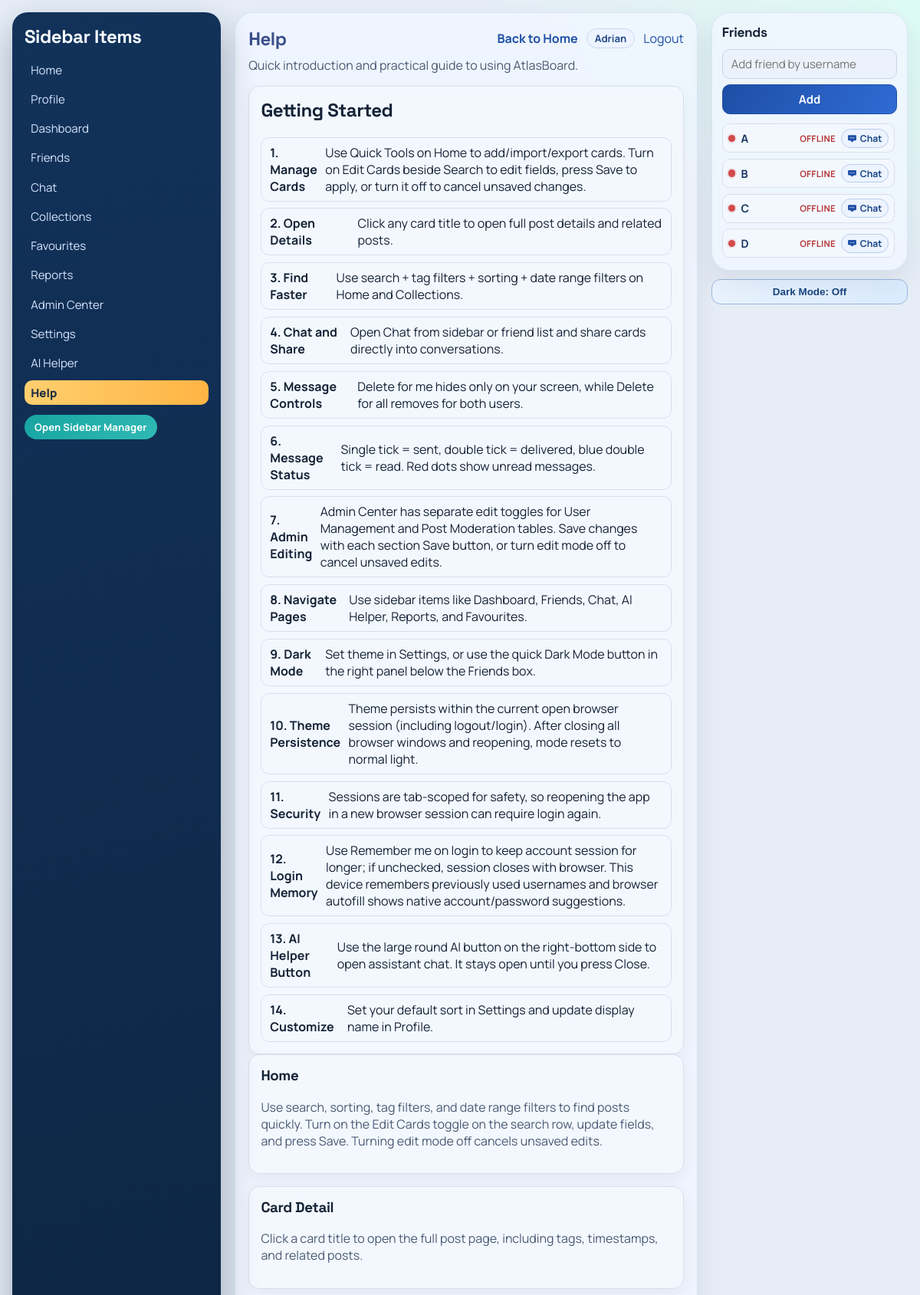
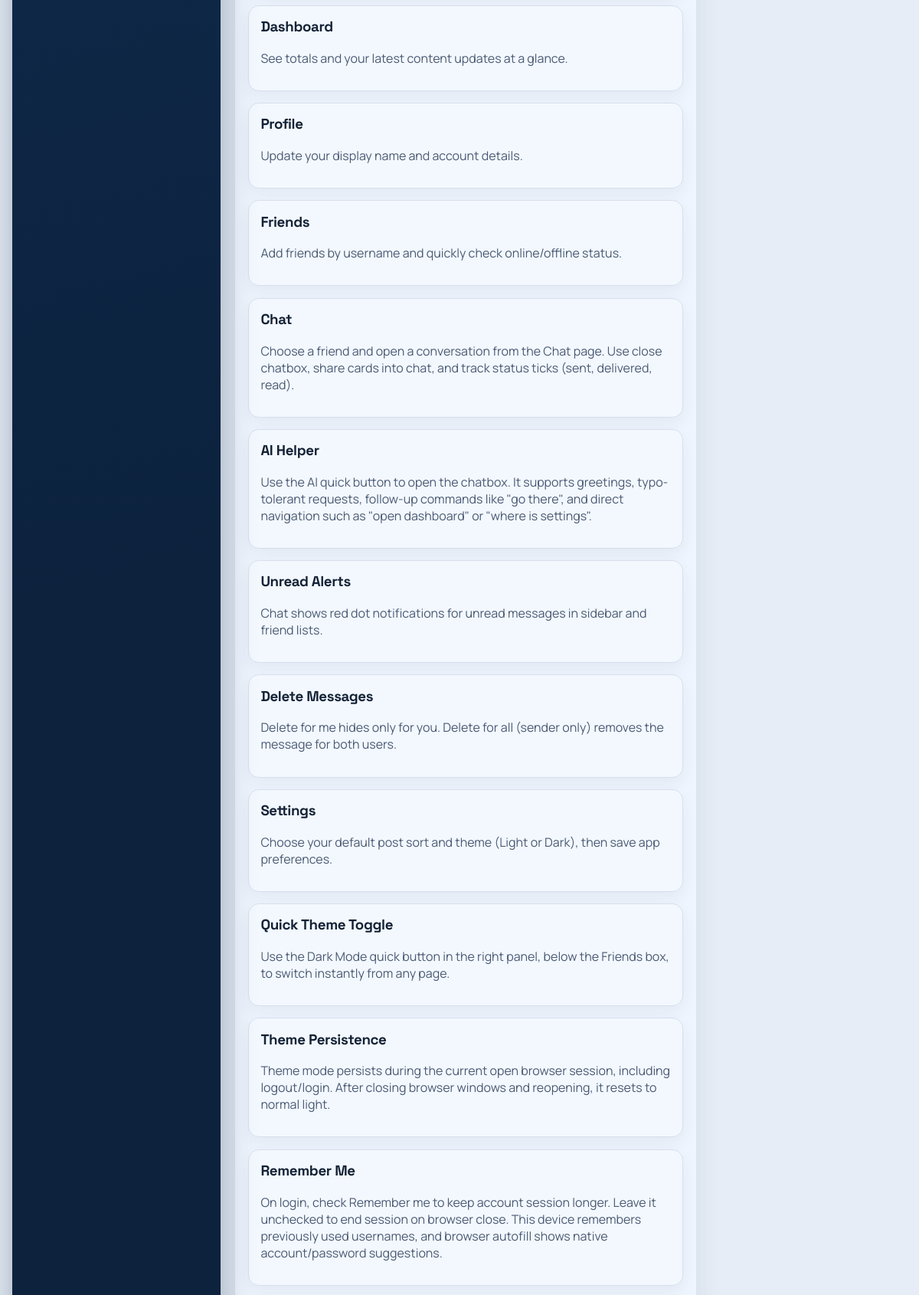
The app's page /help/ (signed in, upper part) with its own data (2 pictures, top to bottom).
### myapp/models.py (models this page shows, shortened)
class SidebarItem(models.Model):
    name = models.CharField(max_length=50)

### myapp/views.py (the view)
# urls.py: path('help/', views.help_page, name='help_page'),
@login_required
def help_page(request):
    context = {
        'sidebar_items': _sidebar_items_for_user(request.user),
        'page_title': 'Help',
        'page_description': 'Quick introduction and practical guide to using AtlasBoard.',
        'current_section': 'help',
        'help_sections': [
            (
                'Home',
                'Use search, sorting, tag filters, and date range filters to find posts quickly. Turn on the Edit Cards toggle on the search row, update fields, and press Save. Turning edit mode off cancels unsaved edits.',
            ),
            (
                'Card Detail',
                'Click a card title to open the full post page, including tags, timestamps, and related posts.',
            ),
            (
                'Dashboard',
                'See totals and your latest content updates at a glance.',
            ),
            (
                'Profile',
                'Update your display name and account details.',
            ),
            (
                'Friends',
                'Add friends by username and quickly check online/offline status.',
            ),
            (
                'Chat',
                'Choose a friend and open a conversation from the Chat page. Use close chatbox, share cards into chat, and track status ticks (sent, delivered, read).',
            ),
            (
                'AI Helper',
                'Use the AI quick button to open the chatbox. It supports greetings, typo-tolerant requests, follow-up commands like "go there", and direct navigation such as "open dashboard" or "where is settings".',
            ),
            (
                'Unread Alerts',
                'Chat shows red dot notifications for unread messages in sidebar and friend lists.',
            ),
            (
                'Delete Messages',
                'Delete for me hides only for you. Delete for all (sender only) removes the message for both users.',
            ),
            (
                'Settings',
                'Choose your default post sort and theme (Light or Dark), then save app preferences.',
            ),
            (
                'Quick Theme Toggle',
                'Use the Dark Mode quick button in the right panel, below the Friends box, to switch instantly from any page.',
            ),
            (
                'Theme Persistence',
                'Theme mode persists during the current open browser session, including logout/login. After closing browser windows and reopening, it resets to normal light.',
            ),
            (
                'Remember Me',
                'On login, check Remember me to keep account session longer. Leave it unchecked to end session on browser close. This device remembers previously used usernames, and browser autofill shows native account/password suggestions.',
            ),
            (
                'Session Security',
                'For safety, login is tab-scoped. Opening a new browser session can require signing in again.',
            ),
            (
                'Reports',
                'View post totals grouped by category for quick insights.',
            ),
            (
                'Collections',
                'Browse and search all posts in a focused list page.',
            ),
            (
                'Favourites',
                'Shows posts tagged or categorized as Favourites.',
            ),
            (
                'Admin Center',
                'For admins: manage users and moderate posts using separate table edit toggles, explicit Save buttons, Undo controls, and author/search filters.',
            ),
        ],
    }
    return render(request, 'myapp/help.html', context)

### myapp/context_processors.py (called while the page is built)
def tab_session_seed(request):
    if not getattr(request, 'user', None) or not request.user.is_authenticated:
        return {'session_seed': False}
    return {'session_seed': bool(request.session.pop('tab_session_seed', False))}

def ui_theme_mode(request):
    theme_mode = request.COOKIES.get('ui_theme_mode') or request.session.get('settings_theme_mode') or 'light'
    if theme_mode not in {'light', 'dark'}:
        theme_mode = 'light'
    return {'ui_theme_mode': theme_mode}

### myapp/templatetags/url_helpers.py (called while the page is built)
@register.simple_tag
def sidebar_item_url(item):
    name = str(getattr(item, 'name', item)).strip().lower()
    mapping = {
        'home': 'index',
        'help': 'help_page',
        'admin center': 'admin_center_page',
        'dashboard': 'dashboard_page',
        'profile': 'profile_page',
        'friends': 'friends_page',
        'chat': 'chat_hub_page',
        'ai helper': 'ai_helper_page',
        'settings': 'settings_page',
        'reports': 'reports_page',
        'collections': 'collections_page',
        'favourites': 'favorites_page',
        'favorites': 'favorites_page',
    }
    route_name = mapping.get(name)
    if route_name:
        return reverse(route_name)
    item_id = getattr(item, 'id', None)
    if item_id:
        return reverse('sidebar_item_detail', args=[item_id])
    return reverse('index')

### myapp/views.py (called while the page is built)
def _is_admin(user):
    return user.is_staff or user.is_superuser

def _sidebar_items_for_user(user):
    SidebarItem.objects.filter(name__iexact='Favorites').update(name='Favourites')
    for name in DEFAULT_SIDEBAR_ITEMS:
        SidebarItem.objects.get_or_create(name=name)
    items = list(SidebarItem.objects.all())
    if not _is_admin(user):
        items = [item for item in items if item.name.strip().lower() != 'admin center']
    items.sort(key=lambda item: (SIDEBAR_ORDER.get(item.name.strip().lower(), 500), item.name.lower()))
    return items

### myapp/templates/myapp/help.html
{% extends 'myapp/base_sidebar_page.html' %}
{% block body_class %}page-help{% endblock %}
{% block page_content %}
<section class="tool-card">
    <h2>Getting Started</h2>
    <div class="info-grid">
        <div class="info-row"><strong>1. Manage Cards</strong><span>Use Quick Tools on Home to add/import/export cards. Turn on Edit Cards beside Search to edit fields, press Save to apply, or turn it off to cancel unsaved changes.</span></div>
        <div class="info-row"><strong>2. Open Details</strong><span>Click any card title to open full post details and related posts.</span></div>
        <div class="info-row"><strong>3. Find Faster</strong><span>Use search + tag filters + sorting + date range filters on Home and Collections.</span></div>
        <div class="info-row"><strong>4. Chat and Share</strong><span>Open Chat from sidebar or friend list and share cards directly into conversations.</span></div>
        <div class="info-row"><strong>5. Message Controls</strong><span>Delete for me hides only on your screen, while Delete for all removes for both users.</span></div>
        <div class="info-row"><strong>6. Message Status</strong><span>Single tick = sent, double tick = delivered, blue double tick = read. Red dots show unread messages.</span></div>
        <div class="info-row"><strong>7. Admin Editing</strong><span>Admin Center has separate edit toggles for User Management and Post Moderation tables. Save changes with each section Save button, or turn edit mode off to cancel unsaved edits.</span></div>
        <div class="info-row"><strong>8. Navigate Pages</strong><span>Use sidebar items like Dashboard, Friends, Chat, AI Helper, Reports, and Favourites.</span></div>
        <div class="info-row"><strong>9. Dark Mode</strong><span>Set theme in Settings, or use the quick Dark Mode button in the right panel below the Friends box.</span></div>
        <div class="info-row"><strong>10. Theme Persistence</strong><span>Theme persists within the current open browser session (including logout/login). After closing all browser windows and reopening, mode resets to normal light.</span></div>
        <div class="info-row"><strong>11. Security</strong><span>Sessions are tab-scoped for safety, so reopening the app in a new browser session can require login again.</span></div>
        <div class="info-row"><strong>12. Login Memory</strong><span>Use Remember me on login to keep account session for longer; if unchecked, session closes with browser. This device remembers previously used usernames and browser autofill shows native account/password suggestions.</span></div>
        <div class="info-row"><strong>13. AI Helper Button</strong><span>Use the large round AI button on the right-bottom side to open assistant chat. It stays open until you press Close.</span></div>
        <div class="info-row"><strong>14. Customize</strong><span>Set your default sort in Settings and update display name in Profile.</span></div>
    </div>
</section>
<section class="tools-grid" aria-label="Feature Guide">
    {% for title, text in help_sections %}
        <article class="tool-card">
            <h3>{{ title }}</h3>
            <p>{{ text }}</p>
        </article>
    {% endfor %}
</section>
{% endblock %}

### myapp/templates/myapp/base_sidebar_page.html (shortened to what this page needs)
{% load static %}
{% load url_helpers %}
<!DOCTYPE html>
<html lang="en">
<head>
    <link rel="stylesheet" href="{% static 'myapp/style.css' %}">
</head>
<body
    class="app-body theme-{{ ui_theme_mode|default:'light' }} {% block body_class %}page-generic{% endblock %}"
    data-is-admin="{% if request.user.is_staff %}1{% else %}0{% endif %}"
    data-current-user="{{ request.user.username }}"
    data-authenticated="1"
    data-session-seed="{% if session_seed %}1{% else %}0{% endif %}"
    data-force-logout-url="{% url 'logout_page' %}"
    data-theme-set-url="{% url 'set_theme_mode' %}"
>
    <div class="container">
        <aside class="sidebar" id="sidebar">
            <h2>Sidebar Items</h2>
            <ul>
                {% for item in sidebar_items %}
                    {% sidebar_item_url item as item_url %}
                    <li>
                        <a
                            class="sidebar-item-link {% if item.name|lower == current_section %}active{% endif %}"
                            href="{{ item_url }}"
                        >
                            {{ item.name }}
                        </a>
                    </li>
                {% empty %}
                    <li>No items yet.</li>
                {% endfor %}
            </ul>
            {% if request.user.is_staff %}
                <a class="sidebar-nav-btn" href="{% url 'sidebar_items_page' %}">Open Sidebar Manager</a>
            {% endif %}
        </aside>
        <main class="main surface-panel">
            <header class="page-header">
                <h1>{{ page_title }}</h1>
                <div class="header-links">
                    <a class="inline-link" href="{% url 'index' %}">Back to Home</a>
                    <span class="user-chip">{{ request.user.username }}</span>
                    <form method="post" action="{% url 'logout_page' %}" class="inline-form">
                        <button type="submit" class="link-button">Logout</button>
                    </form>
                </div>
            </header>
            <p class="page-subtitle">{{ page_description }}</p>
            {% block page_content %}{% endblock %}
        </main>
        <div class="right-rail">
            <aside class="friends-sidebar surface-panel" aria-label="Friends">
                <h2>Friends</h2>
                <form method="post" action="{% url 'add_friend' %}" class="stack-form friends-add-form">
                    <input type="text" name="username" placeholder="Add friend by username" required>
                    <button type="submit">Add</button>
                </form>
                <div class="friends-list">
                    {% for friend in friends_panel_items %}
                        <div class="friend-row">
                            <span class="friend-state {% if friend.is_online %}online{% else %}offline{% endif %}"></span>
                            <span class="friend-name">{{ friend.username }}</span>
                            <span class="friend-presence-text {% if friend.is_online %}online{% else %}offline{% endif %}">
                                {% if friend.is_online %}Online{% else %}Offline{% endif %}
                            </span>
                            <a class="friend-chat-btn" href="{% url 'chat_page' friend.id %}">
                                <img src="{% static 'myapp/chat-icon.svg' %}" alt="" aria-hidden="true">
                                <span>Chat</span>
                            </a>
                        </div>
                    {% empty %}
                        <p class="friend-empty">No friends added yet.</p>
                    {% endfor %}
                </div>
            </aside>
            <div class="theme-rail-tool">
                <button type="button" class="theme-quick-btn" data-theme-quick-toggle>Dark Mode: Off</button>
            </div>
        </div>
    </div>
</body>
</html>

### records on screen
SidebarItem: name "Home"
SidebarItem: name "Profile"
SidebarItem: name "Dashboard"
SidebarItem: name "Friends"
SidebarItem: name "Chat"
SidebarItem: name "Collections"
SidebarItem: name "Favourites"
SidebarItem: name "Reports"
SidebarItem: name "Admin Center"
SidebarItem: name "Settings"
SidebarItem: name "AI Helper"
SidebarItem: name "Help"

### other values on screen
{{ request.user.username }} "Adrian"
{{ page_description }} "Quick introduction and practical guide to using AtlasBoard."
{{ title }} "Home" "Card Detail" "Dashboard" "Profile" "Friends" "Chat" "AI Helper" "Unread Alerts" "Delete Messages" "Settings" "Quick Theme Toggle" "Theme Persistence" "Remember Me"
{{ text }} "Click a card title to open the full post page, including tags, timestamps, and related posts." "See totals and your latest content updates at a glance." "Update your display name and account details." "Add friends by username and quickly check online/offline status." "Choose a friend and open a conversation from the Chat page. Use close chatbox, share cards into chat, and track status ticks (sent, delivered, read)." "Use the AI quick button to open the chatbox. It supports greetings, typo-tolerant requests, follow-up commands like \"go there\", and direct navigation such as \"open dashboard\" or \"where is settings\"." "Chat shows red dot notifications for unread messages in sidebar and friend lists." "Delete for me hides only for you. Delete for all (sender only) removes the message for both users." "Choose your default post sort and theme (Light or Dark), then save app preferences." "Use the Dark Mode quick button in the right panel, below the Friends box, to switch instantly from any page." "Theme mode persists during the current open browser session, including logout/login. After closing browser windows and reopening, it resets to normal light."
{{ friend.username }} "A" "B" "C" "D"
